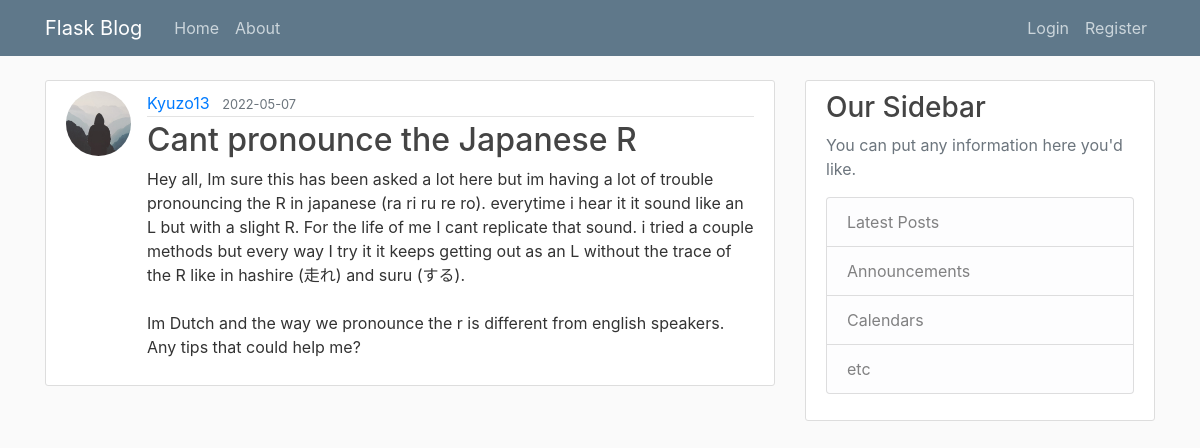
The app's page /post/4 with its own data.
### flashblog/models.py (models this page shows, shortened)
class User(db.Model, UserMixin):
    id = db.Column(db.Integer, primary_key=True)
    username = db.Column(db.String(20), unique=True, nullable=False)
    email = db.Column(db.String(120), unique=True, nullable=False)
    image_file = db.Column(db.String(20), nullable=False, default='default.jpg')
    password = db.Column(db.String(60), nullable=False)
    posts = db.relationship('Post', backref='author', lazy=True)

class Post(db.Model):
    id = db.Column(db.Integer, primary_key=True)
    title = db.Column( db.String(100), nullable=False)
    date_posted = db.Column(db.DateTime, nullable=False, default=datetime.utcnow)
    content = db.Column(db.Text, nullable=False)
    user_id = db.Column(db.Integer, db.ForeignKey('user.id'), nullable=False)

### flashblog/routes.py (the view)
@app.route("/post/<int:post_id>")
def post(post_id):
    post = Post.query.get_or_404(post_id)
    return render_template('post.html', title=post.title, post=post)

### flashblog/templates/post.html (shortened to what this page needs)
{% extends "layout.html" %}
{% block content %}
  <article class="media content-section">
    <img class="rounded-circle article-img" src="{{ url_for('static', filename='profile_pics/' + post.author.image_file) }}">
    <div class="media-body">
      <div class="article-metadata">
        <a class="mr-2" href="#">{{ post.author.username }}</a>
        <small class="text-muted">{{ post.date_posted.strftime('%Y-%m-%d') }}</small>
      </div>
      <h2 class="article-title">{{ post.title }}</h2>
      <p class="article-content">{{ post.content }}</p>
    </div>
  </article>
{% endblock content %}

### flashblog/static/main.css (style rules this page uses)
body { background: #fafafa; color: #333333; margin-top: 5rem; }
h1, h2, h3, h4, h5, h6 { color: #444444; }
.content-section { background: #ffffff; padding: 10px 20px; border: 1px solid #dddddd; border-radius: 3px; margin-bottom: 20px; }
.article-title { color: #444444; }
.article-content { white-space: pre-line; }
.article-img { height: 65px; width: 65px; margin-right: 16px; }
.article-metadata { padding-bottom: 1px; margin-bottom: 4px; border-bottom: 1px solid #e3e3e3 }

### records on screen
User: image_file (placeholder picture), author.username "Kyuzo13"
Post: date_posted "2022-05-07", title "Cant pronounce the Japanese R", content "Hey all, Im sure this has been asked a lot here but im having a lot of trouble pronouncing the R in japanese (ra ri ru re ro). everytime i hear it it sound like an L but with a slight R. For the life of me I cant replicate that sound. i tried a couple methods but every way I try it it keeps getting out as an L without the trace of the R like in hashire (走れ) and suru (する). Im Dutch and the way we pronounce the r is different from english speakers. Any tips that could help me?"
